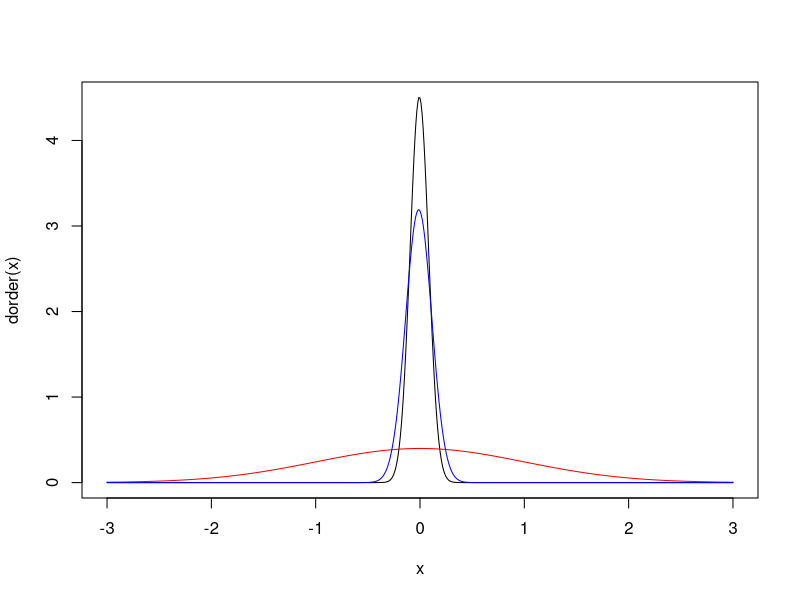
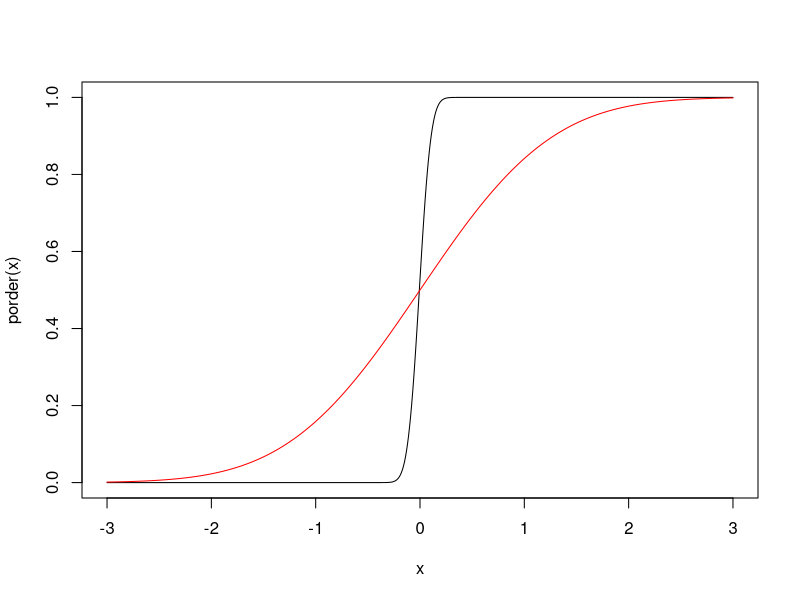
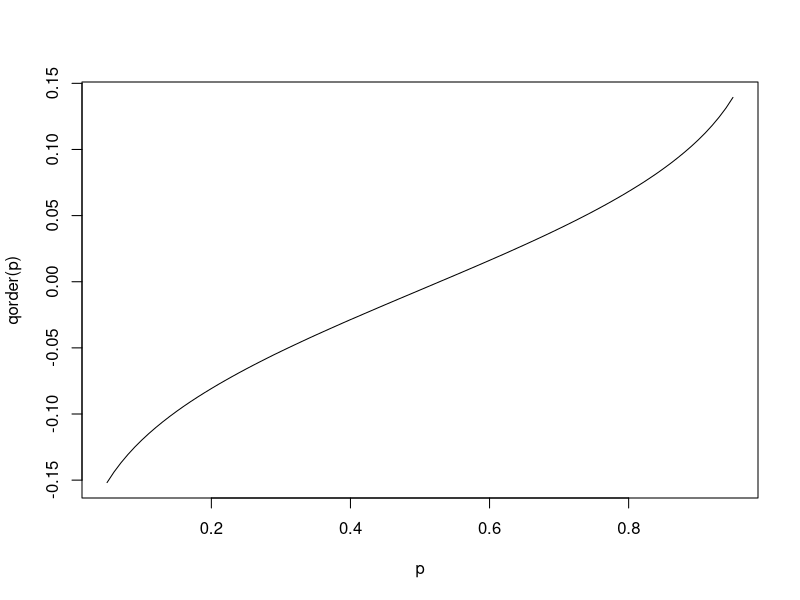
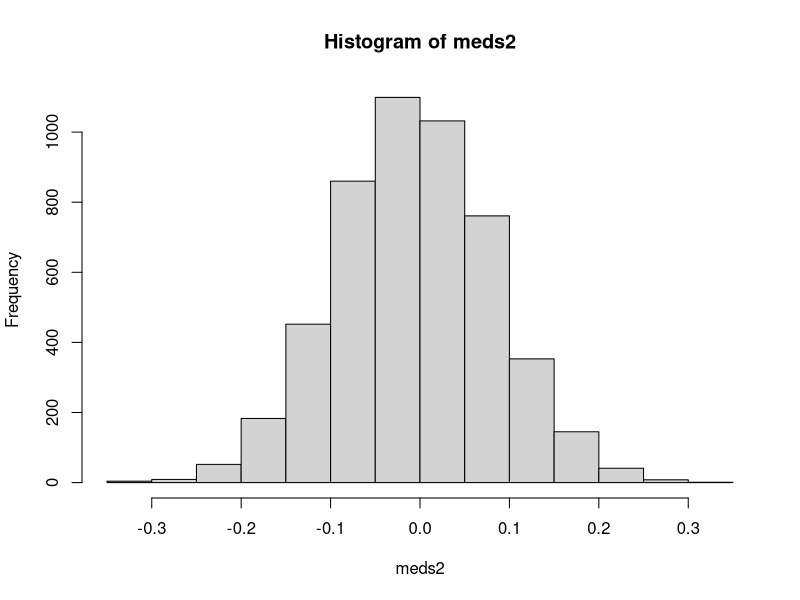
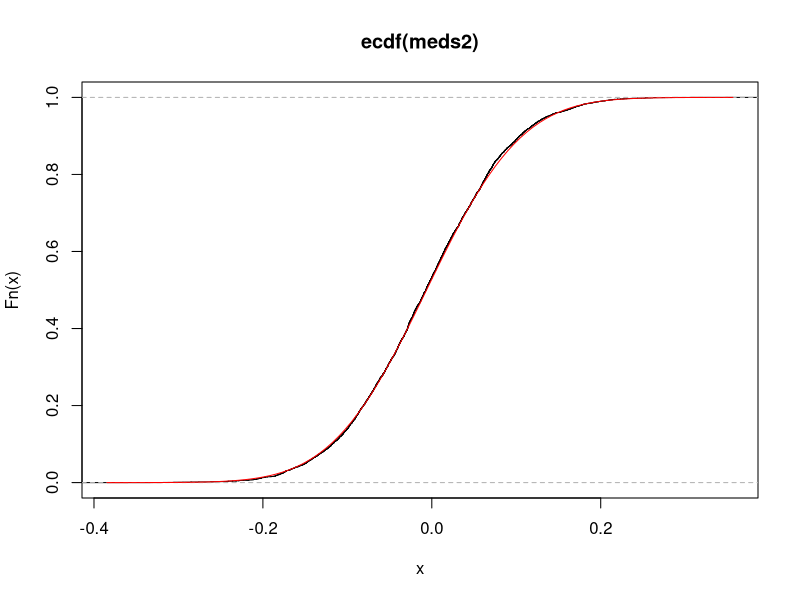
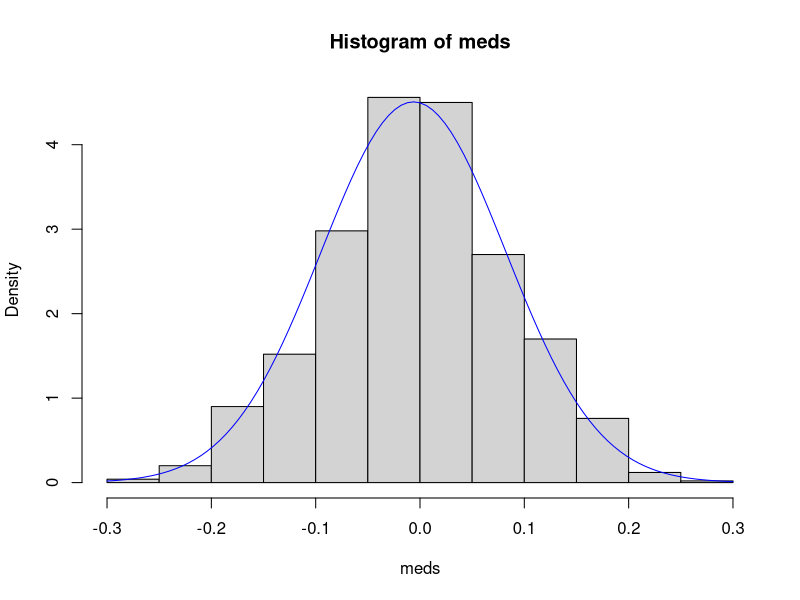
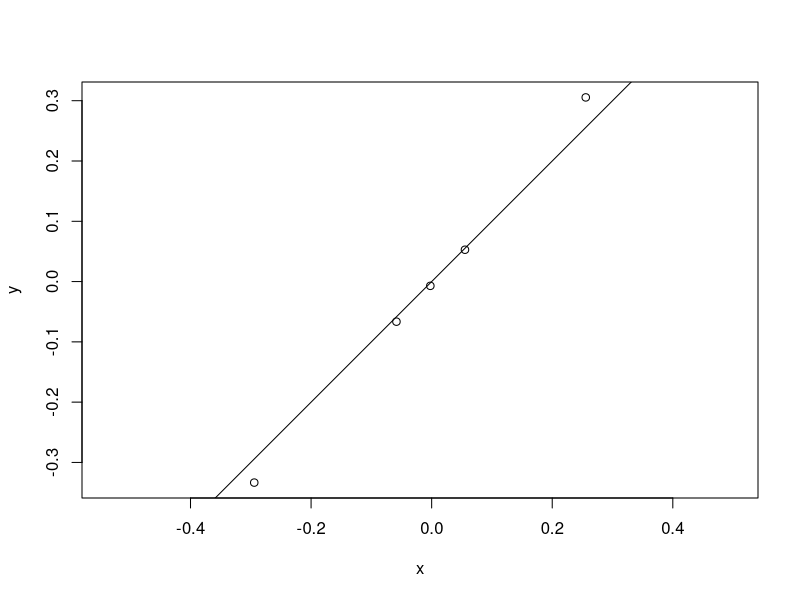
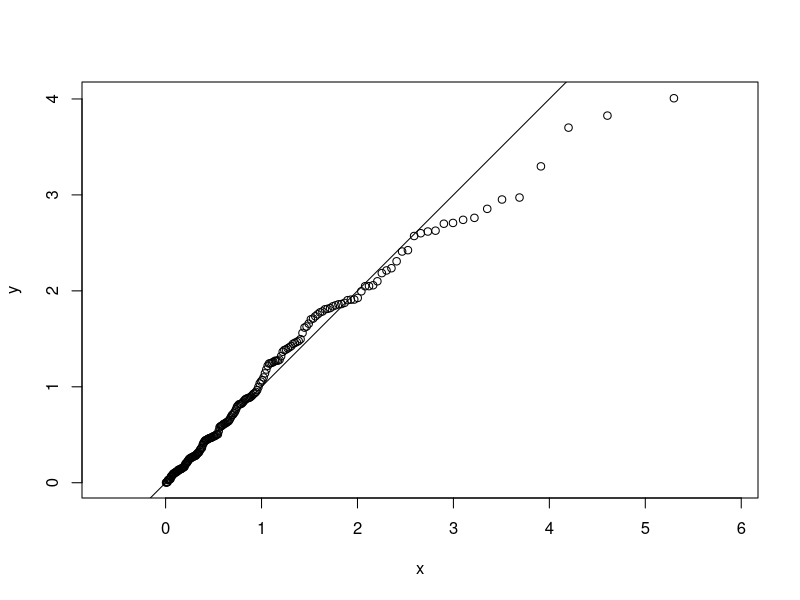

These figures' R source, in order:
## ---- chunk 1

knitr::knit_hooks$set(inline = function(x) { knitr:::format_sci(x, 'md')})
knitr::opts_chunk$set(echo = TRUE, cache = TRUE)

# This section loads necessary R libraries and sources scripts that define 
# useful functions format_md.

library(viridis)
library(ggplot2)
library(tidyverse)

## ---- chunk 2
#lowercase f probability density function
#density function PDF
N = 200
median(rnorm(N, mean = 0, sd = 1)) #create a normal function

dorder <- function(x,k=100,n=N){
  k*
  choose(n,k)*
  (pnorm(x, mean = 0, sd = 1))^(k-1)*
  (1-pnorm(x, mean = 0, sd = 1))^(n-k)*
  dnorm(x)
}

x <- seq(-3, 3, by = 0.01)
plot(x,dorder(x), type = "l")
lines(x, dnorm(x), col= "red") #DENSITY OF x for a standard normal. black line is density of the median statistic for a random normal distribution.
lines(x, dorder(x, k = 50, n = 100), col = "blue")
## ---- chunk 3
#uppercase F is CDF
#probability function
#p function probability of that value or to the left of it
porder <- function(x, k = 100, n = 200){
  pbinom(k-1, n, pnorm(x, mean = 0, sd = 1), lower.tail = FALSE)
}

x <- seq(-3, 3, by = 0.01)
plot(x,porder(x), type = "l")
lines(x, pnorm(x), col= "red") #DENSITY OF x for a standard normal. black line is density of the median statistic for a random normal distribution.


## ---- chunk 4
#quantile function
g <- function (x,pf,p) pf(x) - p
qorder <- function(p){
  out <- p
  for(i in seq_along(p)){
    out[i] <- uniroot(g, c(-100,100), pf = porder, p = p[i])$root
  }
  out
}

p <- seq(0.05, 0.95, by = 0.01)
plot(p,qorder(p), type = "l")

## ---- chunk 5
meds <- c()
for (i in 1:1000) {
  meds[i] <- median(rnorm(N))
}

meds2 <- qorder(runif(5000)) #generating medians using q function
hist(meds2)
plot(ecdf(meds2))
#plot(ecdf(meds), add = TRUE, col = "blue")
curve(porder(x), add=TRUE, col = "red")

## ---- chunk 6
hist(meds, freq = FALSE)
curve(dorder(x), add = TRUE, col = "blue")
## ---- chunk 7
x <- quantile(meds)
y <- quantile(meds2)

plot(x,y, asp = 1)
abline(0,1)
## ---- chunk 8
random_sample <- rexp(200 )
q_candidate <- qexp

x <- q_candidate((1:200)/200)
y <- quantile(random_sample, probs = (1:200)/200)




plot(x,y, asp = 1)
abline(0,1)

## ---- chunk 9
random_sample <- meds
q_candidate <- qorder
pp <- ppoints(N)
x <- q_candidate(pp)
y <- quantile(random_sample, probs = pp)

plot(x[1:(N-1)], y[1:(N-1)], asp = 1, xlab = "Theoretical quantile", ylab = "Sample quantile")
abline(0,1)

## ---- chunk 10
random_sample <- rt(200, df = 3)
q_candidate <- qnorm

x <- q_candidate((1:200)/200)
y <- quantile(random_sample, probs = (1:200)/200)


plot(x,y, asp = 1, xlab = "Theoretical quantile", ylab = "Sample quantile")
abline(0,1)

## ---- chunk 11
random_sample <- rt(200, df = 3)
q_candidate <- qnorm

x <- q_candidate((1:200)/200)
y <- quantile(random_sample, probs = (1:200)/200)

plot(x,y, asp = 1)
abline(0,1)
## ---- chunk 12
#These functions have already been described using the parameters above. 
## ---- chunk 13

## ---- chunk 14

## ---- chunk 15

